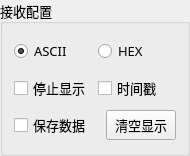
      <widget class="QGroupBox" name="receiveGroupBox">
       <property name="minimumSize">
        <size>
         <width>190</width>
         <height>156</height>
        </size>
       </property>
       <property name="maximumSize">
        <size>
         <width>190</width>
         <height>156</height>
        </size>
       </property>
       <property name="font">
        <font>
         <family>HarmonyOS Sans SC</family>
         <pointsize>10</pointsize>
        </font>
       </property>
       <property name="title">
        <string>接收配置</string>
       </property>
       <layout class="QVBoxLayout" name="verticalLayout_2">
        <item>
         <layout class="QHBoxLayout" name="receiveDisplayFormatHorizontalLayout">
          <item>
           <widget class="QRadioButton" name="receiveAsciiRadioButton">
            <property name="minimumSize">
             <size>
              <width>80</width>
              <height>30</height>
             </size>
            </property>
            <property name="maximumSize">
             <size>
              <width>80</width>
              <height>30</height>
             </size>
            </property>
            <property name="font">
             <font>
              <family>HarmonyOS Sans SC</family>
              <pointsize>10</pointsize>
             </font>
            </property>
            <property name="tabletTracking">
             <bool>false</bool>
            </property>
            <property name="text">
             <string>ASCII</string>
            </property>
            <property name="checked">
             <bool>true</bool>
            </property>
           </widget>
          </item>
          <item>
           <widget class="QRadioButton" name="receiveHexRadioButton">
            <property name="minimumSize">
             <size>
              <width>80</width>
              <height>30</height>
             </size>
            </property>
            <property name="maximumSize">
             <size>
              <width>80</width>
              <height>30</height>
             </size>
            </property>
            <property name="font">
             <font>
              <family>HarmonyOS Sans SC</family>
              <pointsize>10</pointsize>
             </font>
            </property>
            <property name="text">
             <string>HEX</string>
            </property>
           </widget>
          </item>
         </layout>
        </item>
        <item>
         <layout class="QHBoxLayout" name="receiveModeHorizontalLayout">
          <item>
           <widget class="QCheckBox" name="receiveStopDisplayCheckBox">
            <property name="minimumSize">
             <size>
              <width>80</width>
              <height>30</height>
             </size>
            </property>
            <property name="maximumSize">
             <size>
              <width>80</width>
              <height>30</height>
             </size>
            </property>
            <property name="font">
             <font>
              <family>HarmonyOS Sans SC</family>
              <pointsize>10</pointsize>
             </font>
            </property>
            <property name="text">
             <string>停止显示</string>
            </property>
            <property name="checked">
             <bool>false</bool>
            </property>
           </widget>
          </item>
          <item>
           <widget class="QCheckBox" name="receiveAddTimestampCheckBox">
            <property name="minimumSize">
             <size>
              <width>80</width>
              <height>30</height>
             </size>
            </property>
            <property name="maximumSize">
             <size>
              <width>80</width>
              <height>30</height>
             </size>
            </property>
            <property name="font">
             <font>
              <family>HarmonyOS Sans SC</family>
              <pointsize>10</pointsize>
             </font>
            </property>
            <property name="text">
             <string>时间戳</string>
            </property>
           </widget>
          </item>
         </layout>
        </item>
        <item>
         <layout class="QHBoxLayout" name="receiveModeHorizontalLayout_2">
          <item>
           <widget class="QCheckBox" name="receiveDataSaveToFileCheckBox">
            <property name="minimumSize">
             <size>
              <width>90</width>
              <height>30</height>
             </size>
            </property>
            <property name="maximumSize">
             <size>
              <width>90</width>
              <height>30</height>
             </size>
            </property>
            <property name="font">
             <font>
              <family>HarmonyOS Sans SC</family>
              <pointsize>10</pointsize>
             </font>
            </property>
            <property name="text">
             <string>保存数据</string>
            </property>
           </widget>
          </item>
          <item>
           <widget class="QPushButton" name="receiveClearDataPushButton">
            <property name="enabled">
             <bool>true</bool>
            </property>
            <property name="minimumSize">
             <size>
              <width>70</width>
              <height>30</height>
             </size>
            </property>
            <property name="maximumSize">
             <size>
              <width>70</width>
              <height>30</height>
             </size>
            </property>
            <property name="font">
             <font>
              <family>HarmonyOS Sans SC</family>
              <pointsize>10</pointsize>
             </font>
            </property>
            <property name="text">
             <string>清空显示</string>
            </property>
           </widget>
          </item>
         </layout>
        </item>
       </layout>
      </widget>
